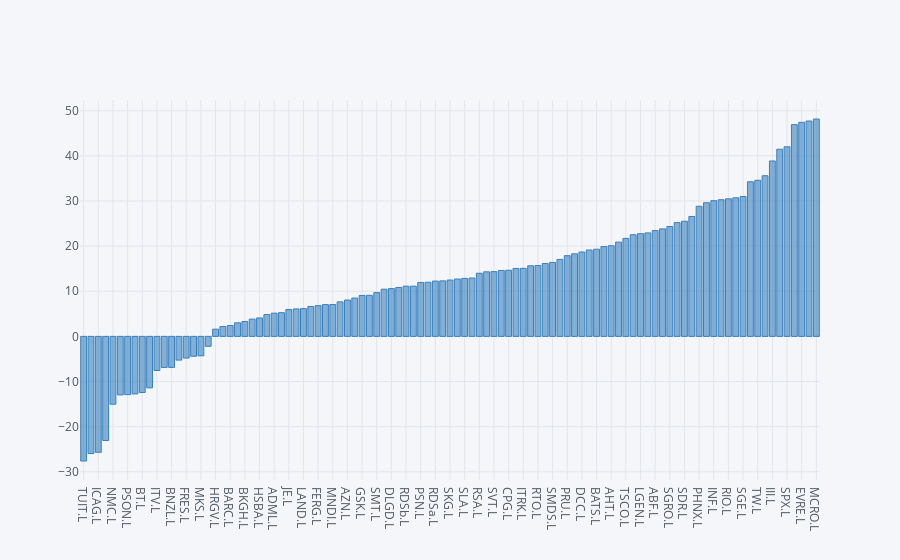

Notebook cell for this chart:
### Code cell
chained.set_index('Instrument')['YTD Total Return'].sort_values().iplot(kind='bar', color='blue')

### Figure 1 — Plotly figure (JSON) as saved in the notebook; plotly's stock layout.template omitted (floating-point values rounded to 4 significant figures)
{"data": [{"marker": {"color": "rgba(55, 128, 191, 0.6)", "line": {"color": "rgba(55, 128, 191, 1.0)", "width": 1}}, "name": "YTD Total Return", "orientation": "v", "text": "", "type": "bar", "uid": "c0daa8f8-8a6e-47a5-ac10-63f2f763ac93", "x": ["TUIT.L", "CNA.L", "ICAG.L", "SBRY.L", "NMC.L", "VOD.L", "PSON.L", "EZJ.L", "BT.L", "IMB.L", "ITV.L", "FLTRF.L", "BNZL.L", "GLEN.L", "FRES.L", "MRW.L", "MKS.L", "HIK.L", "HRGV.L", "BRBY.L", "BARC.L", "RBS.L", "BKGH.L", "BLND.L", "HSBA.L", "WTB.L", "ADML.L", "KGF.L", "JE.L", "HSX.L", "LAND.L", "SSE.L", "FERG.L", "MRON.L", "MNDI.L", "BAES.L", "AZN.L", "RR.L", "GSK.L", "CCL.L", "SMT.L", "CRDA.L", "DLGD.L", "UU.L", "RDSb.L", "SMIN.L", "PSN.L", "NG.L", "RDSa.L", "BP.L", "SKG.L", "ANTO.L", "SLA.L", "RB.L", "RSA.L", "STAN.L", "SVT.L", "JMAT.L", "CPG.L", "SJP.L", "ITRK.L", "LLOY.L", "RTO.L", "AV.L", "SMDS.L", "SN.L", "PRU.L", "WPP.L", "DCC.L", "REL.L", "BATS.L", "CCH.L", "AHT.L", "AAL.L", "TSCO.L", "CRH.L", "LGEN.L", "ULVR.L", "ABF.L", "DGE.L", "SGRO.L", "BDEV.L", "SDR.L", "EXPN.L", "PHNX.L", "IHG.L", "INF.L", "BHPB.L", "RIO.L", "AUTOA.L", "SGE.L", "LSE.L", "TW.L", "RMV.L", "III.L", "NXT.L", "SPX.L", "HLMA.L", "EVRE.L", "OCDO.L", "MCRO.L"], "y": [-27.61, -25.96, -25.68, -23.07, -15.02, -12.97, -12.9, -12.75, -12.43, -11.41, -7.561, -6.882, -6.874, -5.251, -4.797, -4.41, -4.309, -2.2, 1.601, 2.19, 2.409, 3.011, 3.306, 3.832, 4.09, 4.842, 5.147, 5.256, 5.965, 6.08, 6.159, 6.634, 6.819, 7.045, 7.061, 7.648, 8.057, 8.498, 9.078, 9.104, 9.706, 10.46, 10.59, 10.84, 11.13, 11.13, 11.95, 11.99, 12.26, 12.3, 12.49, 12.7, 12.85, 12.92, 13.99, 14.31, 14.35, 14.61, 14.66, 15.05, 15.08, 15.64, 15.7, 16.17, 16.39, 17.05, 17.88, 18.3, 18.7, 19.14, 19.31, 19.9, 20.09, 20.89, 21.72, 22.53, 22.76, 22.93, 23.45, 23.82, 24.35, 25.21, 25.51, 26.57, 28.83, 29.62, 30.07, 30.28, 30.49, 30.7, 31.0, 34.26, 34.59, 35.6, 38.87, 41.47, 42.01, 46.92, 47.43, 47.72, 48.17]}], "layout": {"legend": {"bgcolor": "#F5F6F9", "font": {"color": "#4D5663"}}, "paper_bgcolor": "#F5F6F9", "plot_bgcolor": "#F5F6F9", "title": {"font": {"color": "#4D5663"}}, "xaxis": {"gridcolor": "#E1E5ED", "showgrid": true, "tickfont": {"color": "#4D5663"}, "title": {"font": {"color": "#4D5663"}, "text": ""}, "zerolinecolor": "#E1E5ED"}, "yaxis": {"gridcolor": "#E1E5ED", "showgrid": true, "tickfont": {"color": "#4D5663"}, "title": {"font": {"color": "#4D5663"}, "text": ""}, "zerolinecolor": "#E1E5ED"}}}
